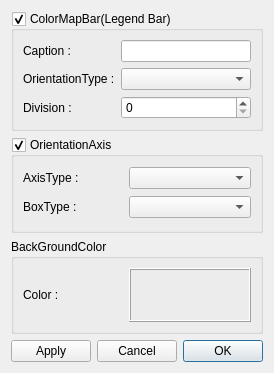
<?xml version="1.0" encoding="UTF-8"?>
<ui version="4.0">
 <class>Preference</class>
 <widget class="QDialog" name="Preference">
  <property name="geometry">
   <rect>
    <x>0</x>
    <y>0</y>
    <width>270</width>
    <height>373</height>
   </rect>
  </property>
  <property name="windowTitle">
   <string>Preference</string>
  </property>
  <layout class="QGridLayout" name="gridLayout">
   <item row="3" column="2">
    <widget class="QPushButton" name="okPBtn">
     <property name="text">
      <string>OK</string>
     </property>
     <property name="default">
      <bool>true</bool>
     </property>
    </widget>
   </item>
   <item row="3" column="0">
    <widget class="QPushButton" name="applyPBtn">
     <property name="text">
      <string>Apply</string>
     </property>
     <property name="autoDefault">
      <bool>false</bool>
     </property>
    </widget>
   </item>
   <item row="0" column="0" colspan="3">
    <widget class="QGroupBox" name="colorMapBarGBox">
     <property name="title">
      <string>ColorMapBar(Legend Bar)</string>
     </property>
     <property name="checkable">
      <bool>true</bool>
     </property>
     <layout class="QGridLayout" name="gridLayout_3">
      <item row="1" column="0">
       <widget class="QLabel" name="orientationLbl">
        <property name="maximumSize">
         <size>
          <width>100</width>
          <height>16777215</height>
         </size>
        </property>
        <property name="text">
         <string>OrientationType :</string>
        </property>
       </widget>
      </item>
      <item row="1" column="1">
       <widget class="QComboBox" name="orientationTypeCBox"/>
      </item>
      <item row="0" column="1">
       <widget class="QLineEdit" name="captionLEdit"/>
      </item>
      <item row="0" column="0">
       <widget class="QLabel" name="captionLbl">
        <property name="maximumSize">
         <size>
          <width>100</width>
          <height>16777215</height>
         </size>
        </property>
        <property name="text">
         <string>Caption :</string>
        </property>
       </widget>
      </item>
      <item row="2" column="0">
       <widget class="QLabel" name="divisionLbl">
        <property name="text">
         <string>Division :</string>
        </property>
       </widget>
      </item>
      <item row="2" column="1">
       <widget class="QSpinBox" name="divisionSBox"/>
      </item>
     </layout>
    </widget>
   </item>
   <item row="1" column="0" colspan="3">
    <widget class="QGroupBox" name="orientationGBox">
     <property name="title">
      <string>OrientationAxis</string>
     </property>
     <property name="checkable">
      <bool>true</bool>
     </property>
     <layout class="QGridLayout" name="gridLayout_2">
      <item row="1" column="0">
       <widget class="QLabel" name="boxTypeLbl">
        <property name="maximumSize">
         <size>
          <width>100</width>
          <height>16777215</height>
         </size>
        </property>
        <property name="text">
         <string>BoxType :</string>
        </property>
       </widget>
      </item>
      <item row="0" column="0">
       <widget class="QLabel" name="axisTypeLbl">
        <property name="maximumSize">
         <size>
          <width>100</width>
          <height>16777215</height>
         </size>
        </property>
        <property name="text">
         <string>AxisType :</string>
        </property>
       </widget>
      </item>
      <item row="0" column="1">
       <widget class="QComboBox" name="axisTypeCBox"/>
      </item>
      <item row="1" column="1">
       <widget class="QComboBox" name="boxTypeCBox"/>
      </item>
     </layout>
    </widget>
   </item>
   <item row="3" column="1">
    <widget class="QPushButton" name="cancelPBtn">
     <property name="text">
      <string>Cancel</string>
     </property>
     <property name="autoDefault">
      <bool>false</bool>
     </property>
    </widget>
   </item>
   <item row="2" column="0" colspan="3">
    <widget class="QGroupBox" name="backGroundColorGBox">
     <property name="title">
      <string>BackGroundColor</string>
     </property>
     <layout class="QGridLayout" name="gridLayout_4">
      <item row="0" column="0">
       <widget class="QLabel" name="backGroundColorLbl">
        <property name="maximumSize">
         <size>
          <width>100</width>
          <height>16777215</height>
         </size>
        </property>
        <property name="text">
         <string>Color :</string>
        </property>
       </widget>
      </item>
      <item row="0" column="1">
       <widget class="ClickableLabel" name="selectedColorLbl">
        <property name="frameShape">
         <enum>QFrame::Box</enum>
        </property>
        <property name="frameShadow">
         <enum>QFrame::Raised</enum>
        </property>
        <property name="text">
         <string/>
        </property>
       </widget>
      </item>
     </layout>
    </widget>
   </item>
  </layout>
 </widget>
 <customwidgets>
  <customwidget>
   <class>ClickableLabel</class>
   <extends>QLabel</extends>
   <header>ModWidget/ClickableLabel.h</header>
  </customwidget>
 </customwidgets>
 <resources/>
 <connections/>
</ui>
